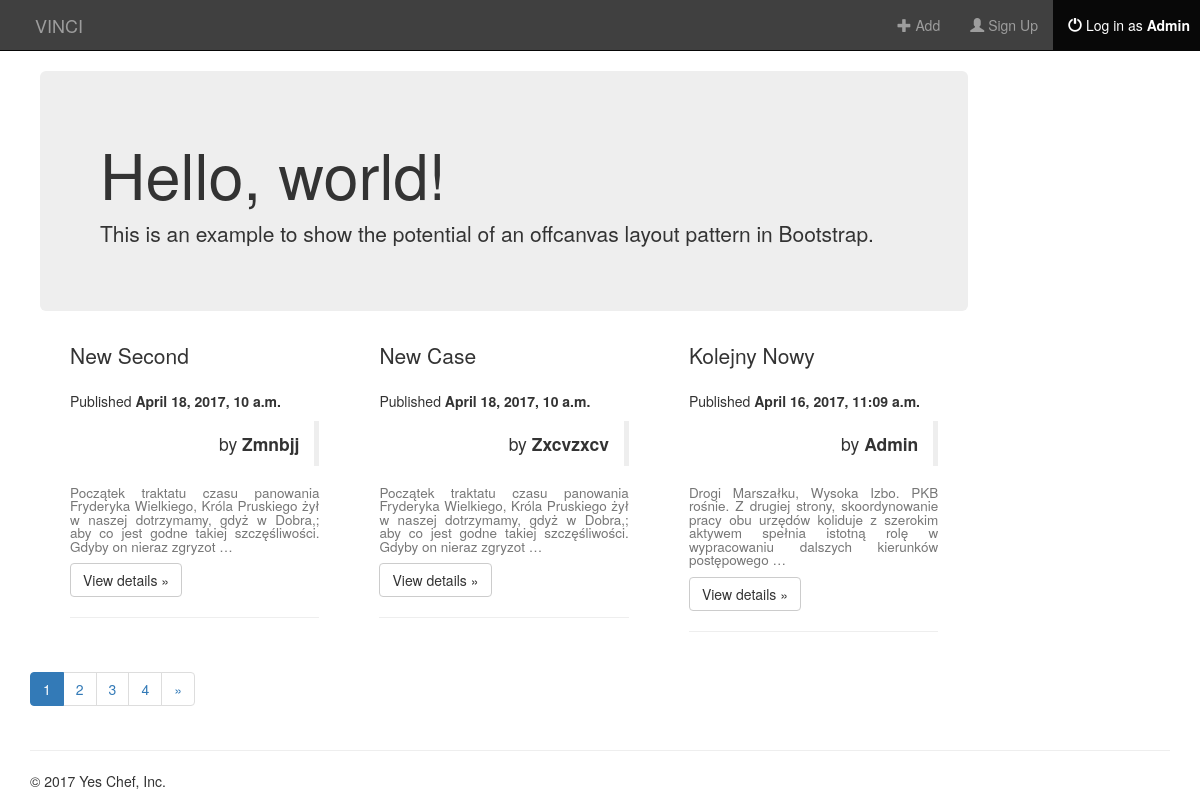
The app's page /home/ (signed in) with its own data.
### home/models.py (models this page shows, shortened)
class Post(models.Model):
    STATUS_CHOICE = (
        ('draft', 'Draft'),
        ('published', 'Published'),
    )
    title = models.CharField(max_length=250)
    slug = models.SlugField(max_length=250, unique_for_date='publish')
    author = models.ForeignKey(User, related_name='blog_posts')
    body = models.TextField()
    publish = models.DateTimeField(default=timezone.now)
    created = models.DateTimeField(auto_now_add=True)
    updated = models.DateTimeField(auto_now=True)
    status = models.CharField(max_length=10, choices=STATUS_CHOICE, default='draft')
    class Meta:
        ordering = ('-publish',)
    def get_absolute_url(self):
        return reverse('home:post_detail', kwargs={'year': self.publish.year,
                                                   'month': self.publish.strftime('%m'),
                                                   'day': self.publish.strftime('%d'),
                                                   'post': self.slug,
                                                   'pk': self.pk}
                       )

### home/views.py (the view)
class PostListView(ListView):
    queryset = Post.objects.filter(status='published')
    context_object_name = 'posts'
    paginate_by = 3
    template_name = 'home/post/list.html'

### home/templates/home/post/list.html (shortened to what this page needs)
{% extends 'home/base.html' %}
{% block content %}
   <div class="container">
      <div class="row row-offcanvas row-offcanvas-right">
        <div class="col-xs-12 col-sm-10">
          <div class="jumbotron">
            <h1>Hello, world!</h1>
            <p>This is an example to show the potential of an offcanvas layout pattern in Bootstrap.</p>
          </div>
          {% for post in posts %}
            <div class="col-xs-12 col-lg-4">
                <div class="col-xs-12 col-lg-12">
                    <p class="lead text-capitalize">{{ post.title }}</p>
                  <p><p class="data">Published <strong>{{ post.publish }}</strong></p>
                    <blockquote class="blockquote-reverse">
                        <p class="data"> by <strong class="text-capitalize">{{ post.author }}</strong></p>
                    </blockquote>
                    <h4><small>{{ post.body|truncatewords:25|linebreaks }}</small></h4></p>
                  <p><a class="btn btn-default" href="{{ post.get_absolute_url }}" role="button">View details &raquo;</a>
                  </p>
                    <hr>
                </div>
            </div>
          {% endfor %}
          </div>
        </div>
           {% include "home/pagination.html" with page=posts %}
              <hr>
      <footer>
        <p>&copy; 2017 Yes Chef, Inc.</p>
      </footer>
    </div>
{% endblock %}

### home/templates/home/base.html (shortened to what this page needs)
<!DOCTYPE html>
<html lang="en">
<head>
    {% load staticfiles %}
    <link rel="stylesheet" href="https://maxcdn.bootstrapcdn.com/bootstrap/3.3.7/css/bootstrap.min.css">
    <link rel="stylesheet" type="text/css" href="{% static 'home/style.css' %}">
</head>
<body>
    <nav class="navbar navbar-inverse navbar-static-top">
        <div class="conteirner">
            <div class="navbar-header">
                    <a class="navbar-brand" href="{% url 'home:post_list'  %}">VINCI</a>
            </div>
        <div class="collapse navbar-collapse" id="NavBar">
            <ul class="nav navbar-nav">
                <li class="">
                    <a href="{% url 'home:post_list' %}">
                    </a>
                </li>
            </ul>
            <ul class="nav navbar-nav navbar-right ">
                <li>
                    <a href="{% url 'home:post_add' %}">
                        <span class="glyphicon glyphicon-plus"></span> Add
                    </a>
                </li>
                <li>
                    <a href="{% url 'home:register' %}">
                        <span class="glyphicon glyphicon-user"></span> Sign Up
                    </a>
                </li>
                {% if user.is_active %}
                <li class="active">
                    <a href="{% url 'home:log_out' %}">
                        <span class="glyphicon glyphicon-off" aria-hidden="true"></span> Log in as <strong class="text-capitalize">{{ user }}</strong>
                    </a>
                </li>
                {% else %}
                <li class="">
                    <a href="{% url 'home:log_in' %}">
                        <span class="glyphicon glyphicon-off" aria-hidden="true"></span> Login
                    </a>
                </li>
                {% endif %}
            </ul>
        </div>
    </div>
    </nav>
    <div id="content">
        {% block content %}
        {% endblock %}
    </div>
  </body>
</html>

### home/static/home/style.css (style rules this page uses)
body { background: white; }
.navbar-inverse { background: #404040; }
.navbar { border-radius: 0; }
.navbar-brand { font-family: ; }
div { text-align: justify; padding: 0px 10px }

### records on screen
Post: title "New Second", publish "April 18, 2017, 10 a.m.", author "Zmnbjj", body "Początek traktatu czasu panowania Fryderyka Wielkiego, Króla Pruskiego żył w naszej dotrzymamy, gdyż w Dobra,; aby co jest godne takiej szczęśliwości. Gdyby on nieraz zgryzot …"
Post: title "New Case", publish "April 18, 2017, 10 a.m.", author "Zxcvzxcv", body "Początek traktatu czasu panowania Fryderyka Wielkiego, Króla Pruskiego żył w naszej dotrzymamy, gdyż w Dobra,; aby co jest godne takiej szczęśliwości. Gdyby on nieraz zgryzot …"
Post: title "Kolejny Nowy", publish "April 16, 2017, 11:09 a.m.", author "Admin", body "Drogi Marszałku, Wysoka Izbo. PKB rośnie. Z drugiej strony, skoordynowanie pracy obu urzędów koliduje z szerokim aktywem spełnia istotną rolę w wypracowaniu dalszych kierunków postępowego …"

### other values on screen
{{ user }} "Admin"
{{ num }} "1"
{{ num }} "2" "3" "4"
